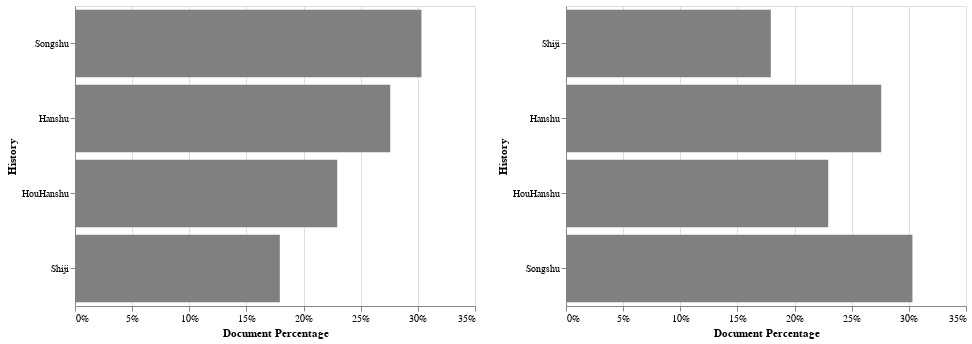

The notebook cell this image was saved under:
### Code cell
# Comparing 5th century histories to the Han model
reind1 = SummaryDf.reindex(set(FifthCentury+HanModels))

modelPercentSort1 = alt.Chart(reind1.reset_index()).mark_bar(color="gray").encode(alt.X(
    'DocPercentage', axis=alt.Axis(format='%'), title="Document Percentage"), alt.Y(
    'bookname:N', sort=sortOrderPercent, title='History'))

modelTimeSort1 = alt.Chart(reind1.reset_index()).mark_bar(color="gray").encode(alt.X(
    'DocPercentage', axis=alt.Axis(format='%'), title="Document Percentage"), alt.Y(
    'bookname:N', sort=["Shiji", "Hanshu", "HouHanshu", "Songshu"], title='History'))

modelPercentSort1 | modelTimeSort1

### Figure 1 — Vega-Lite specification as saved in the notebook (floating-point values rounded to 4 significant figures)
{"$schema": "https://vega.github.io/schema/vega-lite/v3.3.0.json", "config": {"mark": {"tooltip": null}, "view": {"height": 300, "width": 400}}, "datasets": {"data-8a2f9d7fc28700bebf588e00992a7149": [{"DocPercentage": 0.2758, "book": "Hanshu", "bookname": "Hanshu", "commentaryChar": 0, "docsCharTotal": 174793, "docsTotal": 279, "grandChar": 633699, "iDocsCharM": 115276, "iDocsM": 110, "qDocsC": 0, "qDocsCharC": 0, "qDocsCharM": 59517, "qDocsM": 169}, {"DocPercentage": 0.1792, "book": "Shiji", "bookname": "Shiji", "commentaryChar": 0, "docsCharTotal": 57510, "docsTotal": 94, "grandChar": 320906, "iDocsCharM": 35165, "iDocsM": 32, "qDocsC": 0, "qDocsCharC": 0, "qDocsCharM": 22345, "qDocsM": 62}, {"DocPercentage": 0.3031, "book": "Songshu", "bookname": "Songshu", "commentaryChar": 0, "docsCharTotal": 158866, "docsTotal": 254, "grandChar": 524083, "iDocsCharM": 111375, "iDocsM": 114, "qDocsC": 0, "qDocsCharC": 0, "qDocsCharM": 47491, "qDocsM": 140}, {"DocPercentage": 0.2295, "book": "HouHanShu", "bookname": "HouHanshu", "commentaryChar": 0, "docsCharTotal": 149138, "docsTotal": 279, "grandChar": 649958, "iDocsCharM": 84869, "iDocsM": 93, "qDocsC": 0, "qDocsCharC": 0, "qDocsCharM": 64269, "qDocsM": 186}]}, "hconcat": [{"data": {"name": "data-8a2f9d7fc28700bebf588e00992a7149"}, "encoding": {"x": {"axis": {"format": "%"}, "field": "DocPercentage", "title": "Document Percentage", "type": "quantitative"}, "y": {"field": "bookname", "sort": {"field": "DocPercentage", "order": "descending"}, "title": "History", "type": "nominal"}}, "mark": {"color": "gray", "type": "bar"}}, {"data": {"name": "data-8a2f9d7fc28700bebf588e00992a7149"}, "encoding": {"x": {"axis": {"format": "%"}, "field": "DocPercentage", "title": "Document Percentage", "type": "quantitative"}, "y": {"field": "bookname", "sort": ["Shiji", "Hanshu", "HouHanshu", "Songshu"], "title": "History", "type": "nominal"}}, "mark": {"color": "gray", "type": "bar"}}]}
